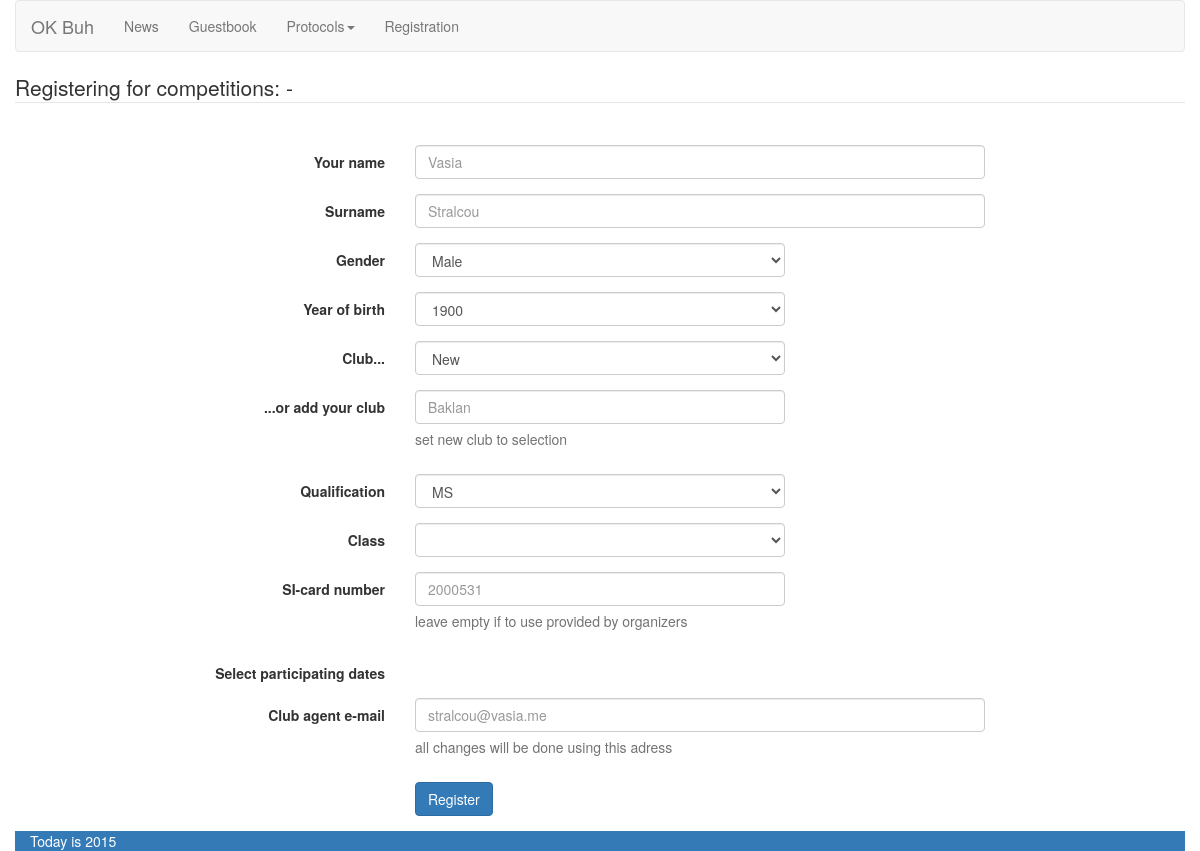
/registration, run on an earlier commit of the app's database.
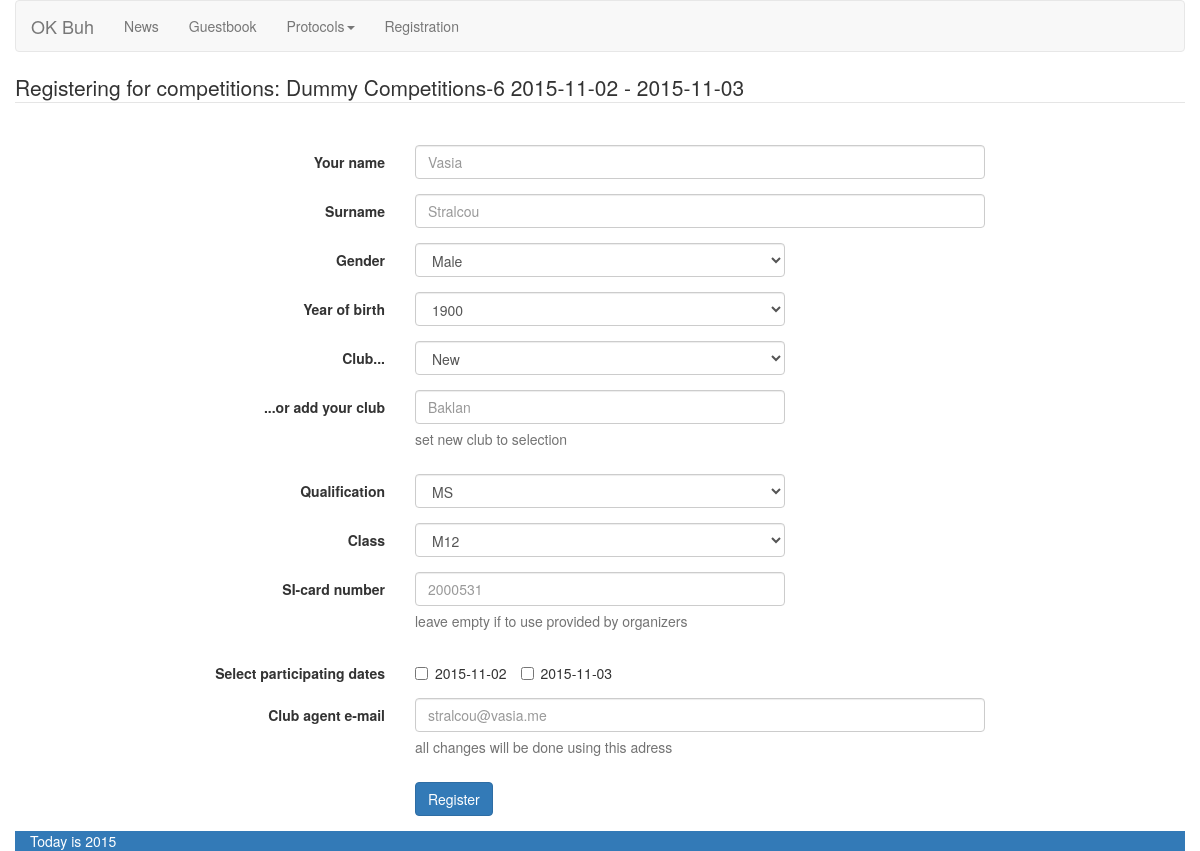
And on a later commit of the database.
### tables this page shows
CREATE TABLE `buh_contests` (
  `id_contest` int(11) NOT NULL AUTO_INCREMENT,
  `name` varchar(45) NOT NULL,
  `date_begin` date NOT NULL,
  `date_end` date NOT NULL,
  `registration_open` enum('1','0') NOT NULL,
  PRIMARY KEY (`id_contest`)
);

CREATE TABLE `buh_etap` (
  `id_etap` int(10) NOT NULL AUTO_INCREMENT,
  `id_contest` int(11) NOT NULL,
  `date` date NOT NULL,
  PRIMARY KEY (`id_etap`),
  KEY `etap_to_contest` (`id_contest`),
  CONSTRAINT `etap_to_contest` FOREIGN KEY (`id_contest`) REFERENCES `buh_contests` (`id_contest`) ON DELETE CASCADE ON UPDATE CASCADE
);

### inc/views/pages/registration.php (called while the page is built)
<?php require_once 'inc/views/divs/header.php';
require_once 'inc/views/forms/form_register.php';
require_once 'inc/views/divs/footer.php' ?>

### inc/View.php (called while the page is built, shortened)
<?php
class View
{
    public function render($tplName)
    {
        include 'inc/views/pages/' . $tplName . '.php';
    }
    public static function lang($label)
    {
        return $label;
    }
    public static function generateLink(array $params)
    {
        $address = implode('/', $params);
        return BASE_URL . "/$address";
    }
}

### inc/controllers/RegistrationController.php (called while the page is built, shortened)
<?php
class RegistrationController extends Controller
{
    public function defaultAction($contID = 0)
    {
        $contID = ($contID == 0) ? RegistrationModel::getNewestCompetition() : $contID;
        $this->view->clubs = RegistrationModel::getClubs();
        $this->view->classes = RegistrationModel::getClasses($contID);
        $this->view->quals = RegistrationModel::getQualifications();
        $this->view->etaps = RegistrationModel::getEtaps($contID);
        $this->view->competition = RegistrationModel::getCompetition($contID);
        $this->view->render('registration');
    }
}

### index.php (called while the page is built)
<?php
include 'config.php';
new Router();

### inc/utils/DB.php (called while the page is built, shortened)
<?php
class DB extends PDO{
    protected static $_instance;
    public static function getInstance() {
        if (self::$_instance === null) {
            self::$_instance = new self;
        }
        return self::$_instance;
    }
}

### inc/models/RegistrationModel.php (called while the page is built, shortened)
<?php
class RegistrationModel extends Model
{
    public static function getQualifications()
    {
        $sth = DB::getInstance()->prepare('SELECT `id_qual`,`qual_name` FROM `buh_qualification`');
        $sth->execute();
        return $sth->fetchAll();
    }
    public static function getClasses()
    {
        $sth = DB::getInstance()->prepare('SELECT * FROM `buh_class`');
        $sth->execute();
        return $sth->fetchAll();
    }
    public static function getEtaps($contID)
    {
        $sth = DB::getInstance()->prepare('SELECT `id_etap`,`date` FROM `buh_etap` WHERE `id_contest`=:id_contest');
        $sth->execute(array('id_contest' => $contID));
        return $sth->fetchAll();
    }
    public static function getCompetition($param)
    {
        $sth = DB::getInstance()->prepare('SELECT `id_contest`,`name`,`date_begin`,`date_end` FROM `buh_contests`
WHERE `id_contest`=:id_contest');
        $sth->execute(array('id_contest'=> $param));
        return $sth->fetch();
    }
    public static function getNewestCompetition()
    {
        $sth=DB::getInstance()->prepare('SELECT `id_contest` FROM `buh_contests` WHERE `registration_open`=:reg_open
ORDER BY `date_begin` DESC');
        $sth->execute(array('reg_open'=>1));
       return $sth->fetchColumn();
    }
}

### config.php (called while the page is built, shortened)
<?php
function autoload($classname) {
    $clsFile = __DIR__.DS.CLS_DIR.DS.$classname.'.php';
    $clsFileUtils = __DIR__.DS.CLS_DIR.DS.'utils'.DS.$classname.'.php';
    $clsFileModel = __DIR__.DS.CLS_DIR.DS.'models'.DS.$classname.'.php';
    $clsFileController = __DIR__.DS.CLS_DIR.DS.'controllers'.DS.$classname.'.php';
    if(file_exists($clsFile)) {
        return true;
    } elseif (file_exists($clsFileUtils)) {
        return true;
    } elseif(file_exists($clsFileModel)) {
        return true;
    } elseif (file_exists($clsFileController)) {
        require_once $clsFileController;
        return true;
    }
    return false;
}

### inc/views/forms/form_register.php (the view, shortened to what the changed rows need)
<form class="form-horizontal" method="post" enctype="multipart/form-data" action="<?= View::generateLink(array('registration', 'submit')) ?>">
    <fieldset>
        <legend><?= View::lang('Registering for competitions:') ?>
            <?= $this->competition['name']?>
            <?= $this->competition['date_begin'] ?>  -
            <?= $this->competition['date_end'] ?>
        </legend>
        <div class="form-group">
            <label class="col-md-4 control-label" for="competition_id"><?= View::lang('') ?></label>
            <div class="col-md-2">
            </div>
        </div>
        <div class="form-group">
            <label class="col-md-4 control-label" for="name"><?= View::lang('Your name') ?></label>
            <div class="col-md-6">
                <input id="name" name="name" placeholder="<?= View::lang('Vasia') ?>"
                       class="form-control input-md" required type="text">
            </div>
        </div>
        <div class="form-group">
            <label class="col-md-4 control-label" for="surname"><?= View::lang('Surname') ?></label>
            <div class="col-md-6">
                <input id="surname" name="surname" placeholder="<?= View::lang('Stralcou') ?>"
                       class="form-control input-md" required type="text">
            </div>
        </div>
        <div class="form-group">
            <label class="col-md-4 control-label" for="gender"><?= View::lang('Gender') ?></label>
            <div class="col-md-4">
                <select id="gender" name="gender" class="form-control">
                    <option value="male"><?= View::lang('Male') ?></option>
                </select>
            </div>
        </div>
        <div class="form-group">
            <label class="col-md-4 control-label" for="year_of_birth"><?= View::lang('Year of birth') ?></label>
            <div class="col-md-4">
                <select id="year_of_birth" name="year_of_birth" class="form-control">
                    <?php for ($i = 1900; $i <= date("Y"); $i++) { ?>
                        <option value="<?= $i ?>"><?= $i ?></option><?php } ?>
                </select>
            </div>
        </div>
        <div class="form-group">
            <label class="col-md-4 control-label" for="club"><?= View::lang('Club...') ?></label>
            <div class="col-md-4">
                <select id="club" name="id_club" class="form-control">
                    <option value=""><?= View::lang('New') ?></option>
                </select>
            </div>
        </div>
        <div class="form-group">
            <label class="col-md-4 control-label" for="new_club"><?= View::lang('...or add your club') ?></label>
            <div class="col-md-4">
                <input id="new_club" name="new_club" placeholder="<?= View::lang('Baklan') ?>"
                       class="form-control input-md" type="text">
                <span class="help-block"><?= View::lang('set new club to selection') ?></span>
            </div>
        </div>
        <div class="form-group">
            <label class="col-md-4 control-label" for="qualification"><?= View::lang('Qualification') ?></label>
            <div class="col-md-4">
                <select id="qualification" name="id_qual" class="form-control">
                    <?php foreach ($this->quals as $qual) { ?>
                        <option value="<?= $qual['id_qual'] ?>"><?= $qual['qual_name'] ?></option><?php } ?>
                </select>
            </div>
        </div>
        <div class="form-group">
            <label class="col-md-4 control-label" for="class"><?= View::lang('Class') ?></label>
            <div class="col-md-4">
                <select id="class" name="id_class" class="form-control">
                    <?php foreach ($this->classes as $class) { ?>
                        <option value="<?= $class['id_class'] ?>"><?= $class['class_name'] ?></option><?php } ?>
                </select>
            </div>
        </div>
        <div class="form-group">
            <label class="col-md-4 control-label" for="si_card"><?= View::lang('SI-card number') ?></label>
            <div class="col-md-4">
                <input id="si_card" name="si_card" placeholder="<?= View::lang('2000531') ?>"
                       class="form-control input-md" type="text">
                <span class="help-block"><?= View::lang('leave empty if to use provided by organizers') ?></span>
            </div>
        </div>
        <div class="form-group">
            <label class="col-md-4 control-label" for="checkboxes">
                <?= View::lang('Select participating dates') ?></label>
            <div class="col-md-4">
                <?php foreach ($this->etaps as $etap) { ?>
                    <label class="checkbox-inline" for="<?= $etap['id_etap'] ?>">
                        <input name="id_etap[]" id="<?= $etap['id_etap'] ?>" value="<?= $etap['id_etap'] ?>"
                               type="checkbox">
                        <?= $etap['date'] ?>
                    </label> <?php } ?>
            </div>
        </div>
        <div class="form-group">
            <label class="col-md-4 control-label" for="club_agent_email"><?= View::lang('Club agent e-mail') ?></label>
            <div class="col-md-6">
                <input id="club_agent_email" name="club_agent_email" placeholder="stralcou@vasia.me"
                       class="form-control input-md" required type="text">
                <span class="help-block"><?= View::lang('all changes will be done using this adress') ?></span>
            </div>
        </div>
        <div class="form-group">
            <label class="col-md-4 control-label" for="registerbutton"></label>
            <div class="col-md-4">
                <button id="registerbutton" name="action" value="register"
                        class="btn btn-primary"><?= View::lang('Register') ?></button>
            </div>
        </div>
    </fieldset>
</form>

What changed in the data, as far as the page shows it:
added buh_contests: name "Dummy Competitions-6", date_begin "2015-11-02", date_end "2015-11-03"
added buh_etap: date "2015-11-02"
added buh_etap: date "2015-11-03"
Also different on the page:
form field id_class: (not shown) → "M12"
